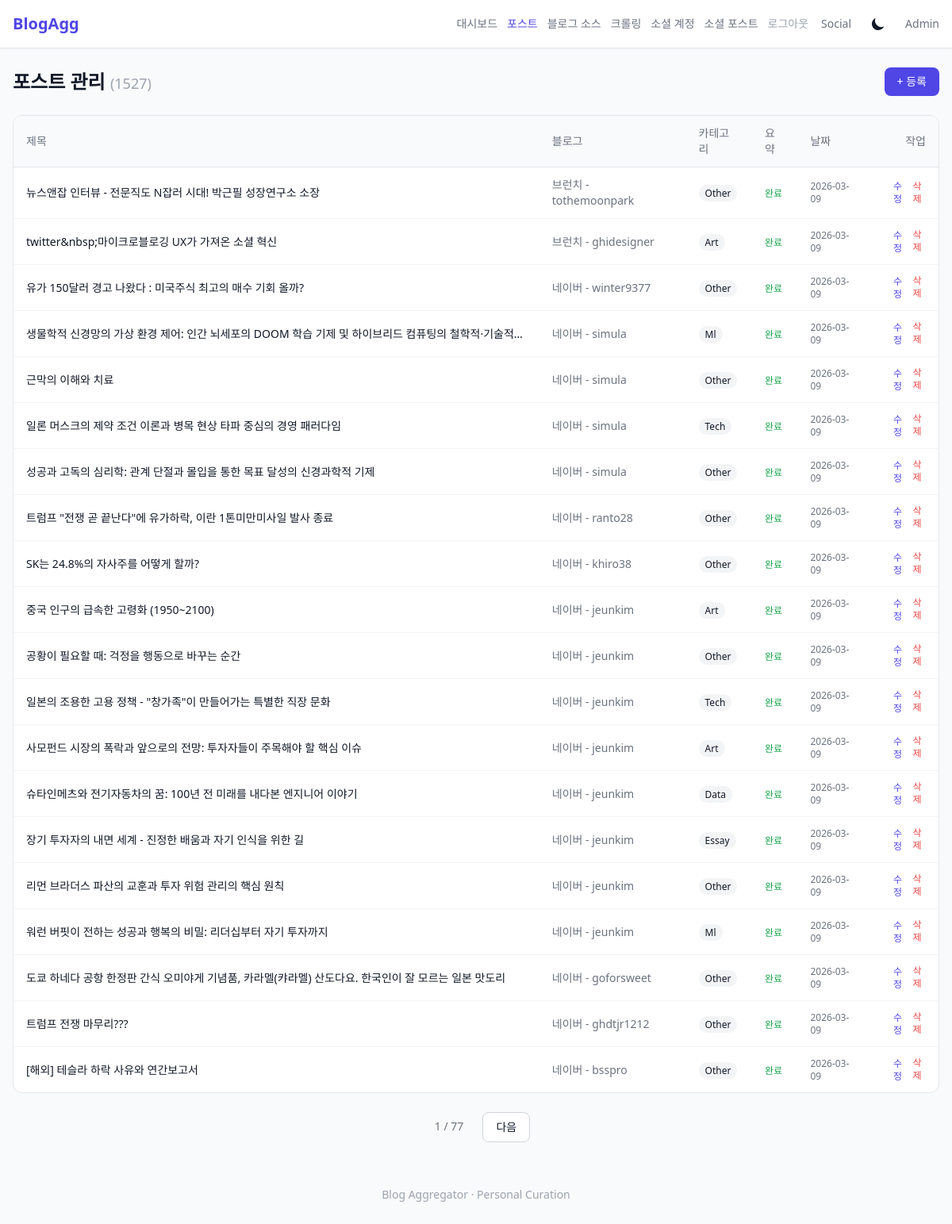
The app's page /admin/posts (signed in) with its own data.
### tables this page shows
CREATE TABLE posts (
            id INTEGER PRIMARY KEY AUTOINCREMENT,
            blog_id INTEGER,
            title TEXT NOT NULL,
            original_url TEXT UNIQUE NOT NULL,
            summary TEXT,
            full_content TEXT,
            author TEXT,
            published_date DATETIME,
            image_url TEXT,
            category TEXT,
            language TEXT DEFAULT 'ko',
            summary_status TEXT DEFAULT 'pending',
            registered_by TEXT DEFAULT 'manual',
            created_at DATETIME DEFAULT CURRENT_TIMESTAMP,
            FOREIGN KEY (blog_id) REFERENCES blogs(id)
        );

CREATE TABLE blogs (
            id INTEGER PRIMARY KEY AUTOINCREMENT,
            name TEXT NOT NULL,
            url TEXT NOT NULL,
            feed_url TEXT,
            category TEXT,
            active INTEGER DEFAULT 1,
            description TEXT,
            created_at DATETIME DEFAULT CURRENT_TIMESTAMP
        , last_crawled_at TEXT, crawl_error TEXT);

### src/api/admin.py (the view)
@router.get("/posts")
@require_auth
async def post_list(request: Request, page: int = Query(1, ge=1)):
    repo = request.app.state.repo
    templates = request.app.state.templates
    per_page = 20
    posts, total = repo.get_posts(page=page, per_page=per_page)
    for post in posts:
        post["tags"] = repo.get_post_tags(post["id"])
    total_pages = math.ceil(total / per_page) if total > 0 else 1
    return templates.TemplateResponse("admin/posts.html", {
        "request": request,
        "posts": posts,
        "total": total,
        "page": page,
        "total_pages": total_pages,
    })

### templates/admin/posts.html (shortened to what this page needs)
{% extends "base.html" %}
{% block nav_extra %}
<div class="flex items-center gap-3 text-sm">
    <a href="/admin/" class="text-gray-500 hover:text-gray-700 dark:text-gray-400 dark:hover:text-gray-200">대시보드</a>
    <a href="/admin/posts" class="text-indigo-600 dark:text-indigo-400 font-medium">포스트</a>
    <a href="/admin/blogs" class="text-gray-500 hover:text-gray-700 dark:text-gray-400 dark:hover:text-gray-200">블로그 소스</a>
    <a href="/admin/crawl" class="text-gray-500 hover:text-gray-700 dark:text-gray-400 dark:hover:text-gray-200">크롤링</a>
    <a href="/admin/social-accounts" class="text-gray-500 hover:text-gray-700 dark:text-gray-400 dark:hover:text-gray-200">소셜 계정</a>
    <a href="/admin/social" class="text-gray-500 hover:text-gray-700 dark:text-gray-400 dark:hover:text-gray-200">소셜 포스트</a>
    <a href="/admin/logout" class="text-gray-400 hover:text-red-500">로그아웃</a>
</div>
{% endblock %}
{% block content %}
<div class="flex items-center justify-between mb-6">
    <h1 class="text-2xl font-bold">포스트 관리 <span class="text-gray-400 text-lg font-normal">({{ total }})</span></h1>
    <a href="/admin/posts/new" class="px-4 py-2 bg-indigo-600 text-white text-sm rounded-lg hover:bg-indigo-700">+ 등록</a>
</div>
{% if posts %}
<div class="bg-white dark:bg-gray-800 rounded-xl border border-gray-200 dark:border-gray-700 overflow-hidden">
    <table class="w-full text-sm">
        <thead class="bg-gray-50 dark:bg-gray-750 border-b border-gray-200 dark:border-gray-700">
            <tr>
                <th class="text-left px-4 py-3 font-medium text-gray-500 dark:text-gray-400">제목</th>
                <th class="text-left px-4 py-3 font-medium text-gray-500 dark:text-gray-400 hidden sm:table-cell">블로그</th>
                <th class="text-left px-4 py-3 font-medium text-gray-500 dark:text-gray-400 hidden md:table-cell">카테고리</th>
                <th class="text-left px-4 py-3 font-medium text-gray-500 dark:text-gray-400 hidden md:table-cell">요약</th>
                <th class="text-left px-4 py-3 font-medium text-gray-500 dark:text-gray-400 hidden lg:table-cell">날짜</th>
                <th class="text-right px-4 py-3 font-medium text-gray-500 dark:text-gray-400">작업</th>
            </tr>
        </thead>
        <tbody class="divide-y divide-gray-100 dark:divide-gray-700">
            {% for post in posts %}
            <tr class="hover:bg-gray-50 dark:hover:bg-gray-750">
                <td class="px-4 py-3">
                    <a href="/admin/posts/{{ post.id }}/edit" class="hover:text-indigo-600 dark:hover:text-indigo-400 line-clamp-1">{{ post.title }}</a>
                </td>
                <td class="px-4 py-3 text-gray-500 dark:text-gray-400 hidden sm:table-cell">{{ post.blog_name or "-" }}</td>
                <td class="px-4 py-3 hidden md:table-cell">
                    <span class="px-2 py-0.5 text-xs rounded-full bg-gray-100 dark:bg-gray-700 capitalize">{{ post.category or "-" }}</span>
                </td>
                <td class="px-4 py-3 hidden md:table-cell">
                    {% if post.summary_status == 'completed' %}
                    <span class="text-green-600 dark:text-green-400 text-xs">완료</span>
                    {% elif post.summary_status == 'failed' %}
                    <span class="text-red-600 dark:text-red-400 text-xs">실패</span>
                    {% else %}
                    <span class="text-gray-400 text-xs">대기</span>
                    {% endif %}
                </td>
                <td class="px-4 py-3 text-gray-500 dark:text-gray-400 hidden lg:table-cell text-xs">{{ post.published_date or post.created_at[:10] if post.created_at else "" }}</td>
                <td class="px-4 py-3 text-right">
                    <div class="flex items-center justify-end gap-2">
                        <a href="/admin/posts/{{ post.id }}/edit" class="text-indigo-600 dark:text-indigo-400 hover:underline text-xs">수정</a>
                        <form method="post" action="/admin/posts/{{ post.id }}/delete" onsubmit="return confirm('삭제하시겠습니까?')">
                            <button type="submit" class="text-red-500 hover:underline text-xs">삭제</button>
                        </form>
                    </div>
                </td>
            </tr>
            {% endfor %}
        </tbody>
    </table>
</div>
{% if total_pages > 1 %}
<div class="flex justify-center gap-2 mt-6">
    <span class="px-4 py-2 text-sm text-gray-500">{{ page }} / {{ total_pages }}</span>
    {% if page < total_pages %}
    <a href="/admin/posts?page={{ page + 1 }}" class="px-4 py-2 text-sm rounded-lg bg-white dark:bg-gray-800 border border-gray-300 dark:border-gray-600">다음</a>
    {% endif %}
</div>
{% endif %}
{% else %}
<div class="text-center py-20 text-gray-400">
    <p>등록된 포스트가 없습니다.</p>
    <a href="/admin/posts/new" class="text-indigo-600 hover:underline text-sm mt-2 inline-block">첫 포스트를 등록하세요</a>
</div>
{% endif %}
{% endblock %}

### static/style.css (style rules this page uses)
.line-clamp-1 { overflow: hidden; display: -webkit-box; -webkit-box-orient: vertical; -webkit-line-clamp: 1; }

### records on screen
posts: title "뉴스앤잡 인터뷰 - 전문직도 N잡러 시대! 박근필 성장연구소 소장", name "브런치 - tothemoonpark", category "Other", summary_status "완료", created_at+published_date "2026-03-09"
posts: title "twitter&nbsp;마이크로블로깅 UX가 가져온 소셜 혁신", name "브런치 - ghidesigner", category "Art", summary_status "완료", created_at+published_date "2026-03-09"
posts: title "유가 150달러 경고 나왔다 : 미국주식 최고의 매수 기회 올까?", name "네이버 - winter9377", category "Other", summary_status "완료", created_at+published_date "2026-03-09"
posts: title "생물학적 신경망의 가상 환경 제어: 인간 뇌세포의 DOOM 학습 기제 및 하이브리드 컴퓨팅의…", name "네이버 - simula", category "Ml", summary_status "완료", created_at+published_date "2026-03-09"
posts: title "근막의 이해와 치료", name "네이버 - simula", category "Other", summary_status "완료", created_at+published_date "2026-03-09"
posts: title "일론 머스크의 제약 조건 이론과 병목 현상 타파 중심의 경영 패러다임", name "네이버 - simula", category "Tech", summary_status "완료", created_at+published_date "2026-03-09"
posts: title "성공과 고독의 심리학: 관계 단절과 몰입을 통한 목표 달성의 신경과학적 기제", name "네이버 - simula", category "Other", summary_status "완료", created_at+published_date "2026-03-09"
posts: title "트럼프 \"전쟁 곧 끝난다\"에 유가하락, 이란 1톤미만미사일 발사 종료", name "네이버 - ranto28", category "Other", summary_status "완료", created_at+published_date "2026-03-09"
posts: title "SK는 24.8%의 자사주를 어떻게 할까?", name "네이버 - khiro38", category "Other", summary_status "완료", created_at+published_date "2026-03-09"
posts: title "중국 인구의 급속한 고령화 (1950~2100)", name "네이버 - jeunkim", category "Art", summary_status "완료", created_at+published_date "2026-03-09"
posts: title "공황이 필요할 때: 걱정을 행동으로 바꾸는 순간", name "네이버 - jeunkim", category "Other", summary_status "완료", created_at+published_date "2026-03-09"
posts: title "일본의 조용한 고용 정책 - \"창가족\"이 만들어가는 특별한 직장 문화", name "네이버 - jeunkim", category "Tech", summary_status "완료", created_at+published_date "2026-03-09"
posts: title "사모펀드 시장의 폭락과 앞으로의 전망: 투자자들이 주목해야 할 핵심 이슈", name "네이버 - jeunkim", category "Art", summary_status "완료", created_at+published_date "2026-03-09"
posts: title "슈타인메츠와 전기자동차의 꿈: 100년 전 미래를 내다본 엔지니어 이야기", name "네이버 - jeunkim", category "Data", summary_status "완료", created_at+published_date "2026-03-09"
posts: title "장기 투자자의 내면 세계 - 진정한 배움과 자기 인식을 위한 길", name "네이버 - jeunkim", category "Essay", summary_status "완료", created_at+published_date "2026-03-09"
posts: title "리먼 브라더스 파산의 교훈과 투자 위험 관리의 핵심 원칙", name "네이버 - jeunkim", category "Other", summary_status "완료", created_at+published_date "2026-03-09"
posts: title "워런 버핏이 전하는 성공과 행복의 비밀: 리더십부터 자기 투자까지", name "네이버 - jeunkim", category "Ml", summary_status "완료", created_at+published_date "2026-03-09"
posts: title "도쿄 하네다 공항 한정판 간식 오미야게 기념품, 카라멜(캬라멜) 산도다요. 한국인이 잘 모르는 일본 맛도리", name "네이버 - goforsweet", category "Other", summary_status "완료", created_at+published_date "2026-03-09"
posts: title "트럼프 전쟁 마무리???", name "네이버 - ghdtjr1212", category "Other", summary_status "완료", created_at+published_date "2026-03-09"
posts: title "[해외] 테슬라 하락 사유와 연간보고서", name "네이버 - bsspro", category "Other", summary_status "완료", created_at+published_date "2026-03-09"

### other values on screen
{{ total }} "1527"
{{ page }} "1"
{{ total_pages }} "77"
